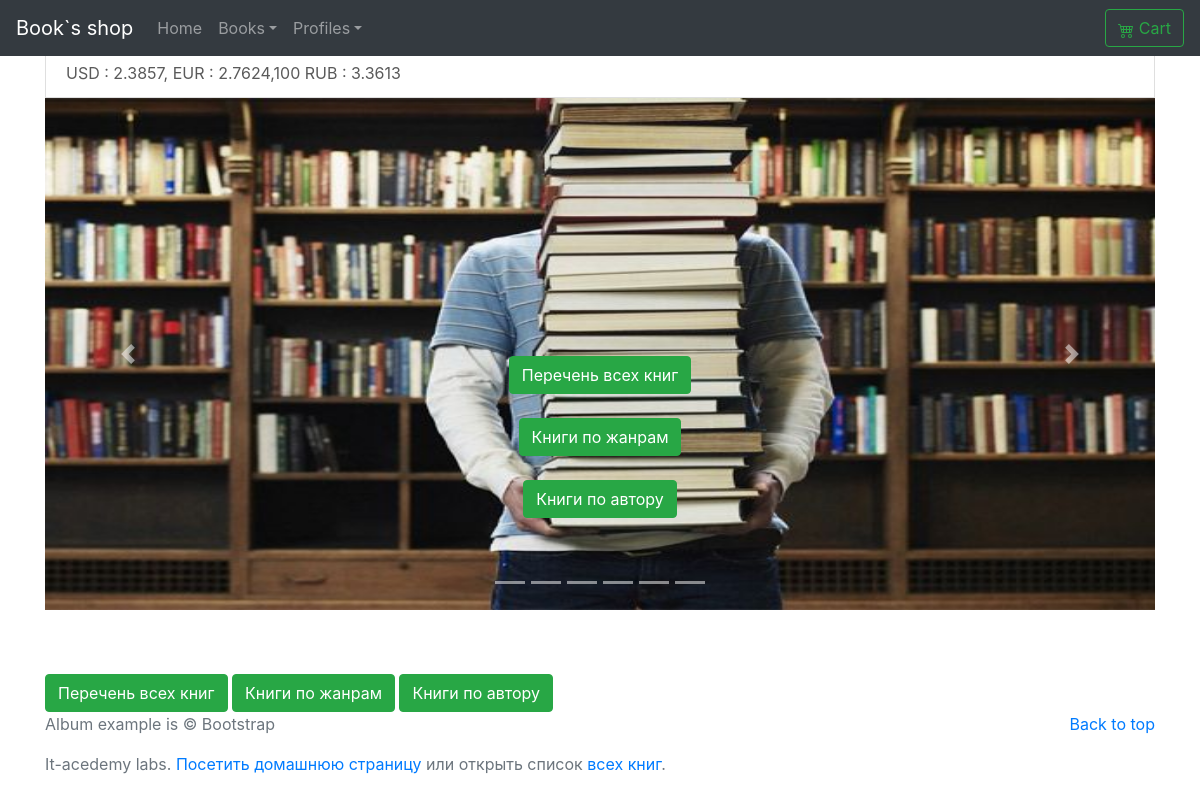
The page / on the database its author committed.
### home_page/models.py (models this page shows)
class CourseData(models.Model):
    create=models.DateField(
        verbose_name="Текущая дата",
    )
    usd=models.FloatField(
        verbose_name='USD',
        blank=True,
        null=True
    )
    eur=models.FloatField(
        verbose_name='EUR',
        blank=True,
        null=True
    )
    rub=models.FloatField(
        verbose_name='RUB',
        blank=True,
        null=True
    )

### books/models.py (models this page shows, shortened)
class Books(models.Model):
    name=models.CharField(
        verbose_name="Имя книги",
        max_length=100
    )
    description = models.TextField(
        verbose_name='Описание книги',
        null=True,
        blank=True
    )
    picture=models.ImageField(
        verbose_name="Фото обложки",
        upload_to="books-pic",
        null=True,
        blank=True,
        default="books-pic/default.jpg"
    )
    price=models.DecimalField(
        verbose_name="Цена",
        max_digits=5,
        decimal_places=2,
        default=00.00
    )
    author=models.ManyToManyField(
        'Author',
        verbose_name="Автор",
        related_name="books_author"
    )
    series=models.ManyToManyField(
        'Series',
        verbose_name="Серия",
        related_name="series_books",
        blank=True,
    )
    genre=models.ManyToManyField(
        'Genre',
        verbose_name="Жанр",
        related_name="genre_books"
    )
    publishing_year=models.PositiveSmallIntegerField (
        verbose_name="Год издания",
        default=2020
    )
    count_page=models.IntegerField(
        verbose_name="Кол-во страниц",
        default=100
    )
    binging=models.ForeignKey(
        'Binging',
        verbose_name="Переплёт",
        on_delete=models.PROTECT,
        default=1
    )
    format_book=models.CharField(
        verbose_name="Формат",
        default="99x99",
        max_length=15
    )
    isbn=models.CharField(
        verbose_name="ISBN",
        default="999-1-88877-6",
        max_length=15
    )
    weight=models.PositiveSmallIntegerField(
        verbose_name="Вес(гр.)",
        default="100"
    )
    age_limit=models.CharField(
        verbose_name="Ограничение по возрасту",
        default="6+",
        max_length=3
    )
    publisher=models.ManyToManyField(
        'Publisher',
        verbose_name="Издательство",
        related_name="publisher_books"
    )
    count_book=models.IntegerField(
        verbose_name="Ко-во книг в наличии",
        default=100
    )
    availability=models.BooleanField(
        verbose_name="Наличие книги",
        default=True
    )
    rating=models.FloatField(
        verbose_name="Рейтинг",
        validators=[MinValueValidator(0), MaxValueValidator(10)],
        default=9
    )
    created=models.DateField(
        verbose_name="Дата внесения в каталог",
        auto_now=False,
        auto_now_add=True
    )
    updated=models.DateField(
        verbose_name="Дата последнего изменения",
        auto_now=True,
        auto_now_add=False
    )
    user=models.ForeignKey(
        User,
        on_delete=models.PROTECT,
        default=2
    )

### home_page/views.py (the view, shortened to what this page needs)
# urls.py: path('',Home_page.as_view(),name='home_page'),
class Home_page(ListView):
    model=Books
    template_name='home_page/home_page.html'
    def get_context_data(self, **kwargs):
        context = super().get_context_data(**kwargs)
        cd=datetime.now().date()
        dbcd=CourseData.objects.last()
        if cd==(dbcd.create):
            print("даты равны")
            context['USD']=dbcd.usd
            context['EUR']=dbcd.eur
            context['RUB']=dbcd.rub
        cdn,created=CourseData.objects.get_or_create(
            create=cd,
            usd=context['USD'],
            eur=context['EUR'],
            rub=context['RUB'],
            defaults={
            }
            )
        if created:
            print("запрос выполнент, данные занесены в БД")
        return context
    def get_queryset(self):
        return self.model.objects.all().filter(availability=True).order_by('created')[:5]

### home_page/templates/home_page/home_page.html (shortened to what this page needs)
{% extends "base.html" %}
{% load crispy_forms_tags %}
    {% block main %}
    <div class="container" >
            <marquee class="list-group-item" behavior="scroll" direction="left">USD : {{USD}}, EUR : {{EUR}},100 RUB : {{RUB}}</marquee>
        <div id="carouselExampleIndicators" class="carousel slide" data-ride="carousel" >
            <ol class="carousel-indicators" >
                {% for object in object_list %}
                <li data-target="#carouselExampleIndicators" data-slide-to="{{object.pk}}" class=""></li>
                {% endfor %}
                <li data-target="#carouselExampleIndicators" data-slide-to="6" class=""></li>
            </ol>
            <div class="carousel-inner" >
                <div class="carousel-item active">
                    <img data-src="holder.js/800x400?auto=yes&amp;bg=666&amp;fg=444&amp;text=Second __s_slide" alt="Second __ss__
                     slide [800x400]" src="/media/home_page_image.jpg" data-holder-rendered="true">
                    <div class="carousel-caption d-none d-md-block">
                        <a href="{% url 'CRUDL_books:list'%}" class="btn btn-success">Перечень всех книг</a><br><br>
                        <a href="{% url 'CRUDL_books:genre_list'%}" class="btn btn-success">Книги по жанрам</a><br><br>
                        <a href="{% url 'CRUDL_books:author_list' %}" class="btn btn-success">Книги по автору</a><br><br>
                    </div>
                </div>
            </div>
            <a class="carousel-control-prev" href="#carouselExampleIndicators" role="button" data-slide="prev">
                <span class="carousel-control-prev-icon" aria-hidden="true"></span>
            </a>
            <a class="carousel-control-next" href="#carouselExampleIndicators" role="button" data-slide="next">
                <span class="carousel-control-next-icon" aria-hidden="true"></span>
            </a>
        </div>
    </div>
    <div class="container">
                    <div clas="row">
                        <a href="{% url 'CRUDL_books:list'%}" class="btn btn-success">Перечень всех книг</a>
                        <a href="{% url 'CRUDL_books:genre_list'%}" class="btn btn-success">Книги по жанрам</a>
                        <a href="{% url 'CRUDL_books:author_list' %}" class="btn btn-success">Книги по автору</a>
                    </div>
                    </div>
{% endblock main %}

### test_hello_word/static/css/carousel.css (style rules this page uses)
body { padding-top: 3rem; padding-bottom: 3rem; color: #5a5a5a; }
.carousel { margin-bottom: 4rem; }
.carousel-caption { bottom: 3rem; z-index: 10; }
.carousel-item { height: 32rem; }
.carousel-item > img { position: absolute; top: 0; left: 0; min-width: 100%; height: 32rem; }

### rows shown on the page
CourseData: usd "2.3857", eur "2.7624", rub "3.3613"
